Frame 1 (no input): blank canvas, image omitted
Frame 60 (the mouse pressed at the canvas centre just before this capture): blank canvas, image omitted
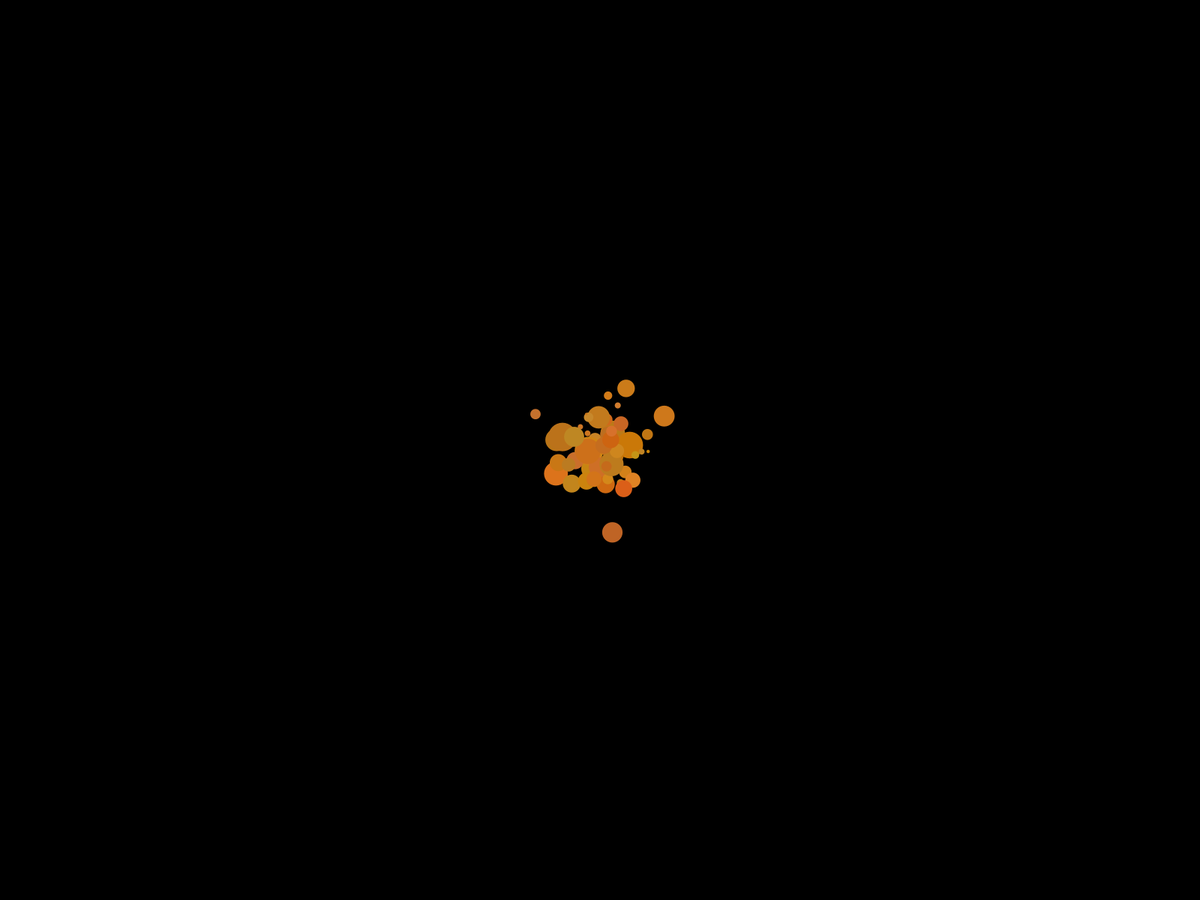
Frame 120 (the mouse held since frame 60 and released just before this capture)

The Processing sketch whose frames 1 and 60 were blank and that drew this single picture after the mouse press (run headless with seeded random() and noise(); from frame 60 on, the mouse is pressed at the canvas centre):

// Processing sketch: Ejercicio_1
// ── Ejercicio_1.pde
void setup() {
  fullScreen();
  background(0);
}

void draw() {

  noStroke();

  float r = randomGaussian() * 10 + 120;
  float g = randomGaussian() * 10 + 30;
  float b = randomGaussian() * 10 + 200;

  float x = randomGaussian()*40 + mouseX;
  float y = randomGaussian()*40 + mouseY;

  float circleSize = randomGaussian()*10 + 20;

  fill(b, r, g);

  if(mousePressed){
    ellipse(x, y, circleSize, circleSize);
  }

}
